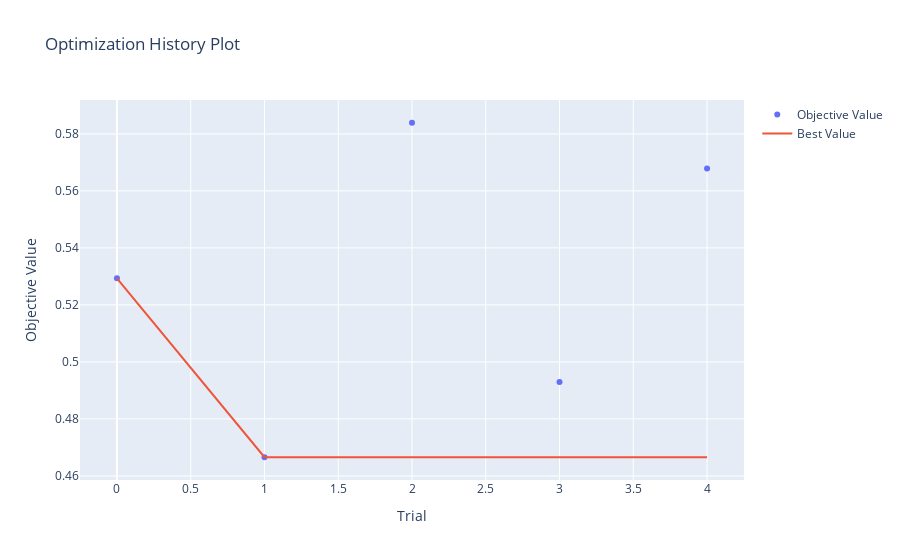

Notebook cell for this chart:
### Code cell
from optuna.visualization import (
    plot_optimization_history,
    plot_param_importances,
    plot_parallel_coordinate,
    plot_slice,
    plot_contour,
    plot_edf
)

# Optimization History
plot_optimization_history(study).show()

### Figure 1 — Plotly figure (JSON) as saved in the notebook; plotly's stock layout.template omitted (floating-point values rounded to 4 significant figures)
{"data": [{"mode": "markers", "name": "Objective Value", "type": "scatter", "x": [0, 1, 2, 3, 4], "y": [0.5293, 0.4666, 0.5839, 0.493, 0.5678]}, {"mode": "lines", "name": "Best Value", "type": "scatter", "x": [0, 1, 2, 3, 4], "y": [0.5293, 0.4666, 0.4666, 0.4666, 0.4666]}, {"marker": {"color": "#cccccc"}, "mode": "markers", "name": "Infeasible Trial", "showlegend": false, "type": "scatter", "x": [], "y": []}], "layout": {"title": {"text": "Optimization History Plot"}, "xaxis": {"title": {"text": "Trial"}}, "yaxis": {"title": {"text": "Objective Value"}}}}
